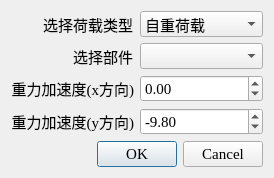
<?xml version="1.0" encoding="UTF-8"?>
<ui version="4.0">
 <class>NewLoadDialog</class>
 <widget class="QDialog" name="NewLoadDialog">
  <property name="geometry">
   <rect>
    <x>0</x>
    <y>0</y>
    <width>274</width>
    <height>161</height>
   </rect>
  </property>
  <property name="font">
   <font>
    <family>Times New Roman</family>
    <pointsize>11</pointsize>
   </font>
  </property>
  <property name="windowTitle">
   <string>输入荷载参数</string>
  </property>
  <layout class="QVBoxLayout" name="verticalLayout">
   <item>
    <layout class="QFormLayout" name="formLayout">
     <item row="0" column="0">
      <widget class="QLabel" name="label">
       <property name="minimumSize">
        <size>
         <width>122</width>
         <height>0</height>
        </size>
       </property>
       <property name="text">
        <string>选择荷载类型</string>
       </property>
       <property name="alignment">
        <set>Qt::AlignRight|Qt::AlignTrailing|Qt::AlignVCenter</set>
       </property>
      </widget>
     </item>
     <item row="0" column="1">
      <widget class="QComboBox" name="LoadType">
       <item>
        <property name="text">
         <string>自重荷载</string>
        </property>
       </item>
       <item>
        <property name="text">
         <string>边界分布荷载</string>
        </property>
       </item>
      </widget>
     </item>
     <item row="1" column="0">
      <widget class="QLabel" name="PartLabel">
       <property name="minimumSize">
        <size>
         <width>122</width>
         <height>0</height>
        </size>
       </property>
       <property name="text">
        <string>选择部件</string>
       </property>
       <property name="alignment">
        <set>Qt::AlignRight|Qt::AlignTrailing|Qt::AlignVCenter</set>
       </property>
      </widget>
     </item>
     <item row="1" column="1">
      <widget class="QComboBox" name="Part"/>
     </item>
     <item row="2" column="0">
      <widget class="QLabel" name="GravityLabel">
       <property name="text">
        <string>重力加速度(x方向)</string>
       </property>
       <property name="alignment">
        <set>Qt::AlignRight|Qt::AlignTrailing|Qt::AlignVCenter</set>
       </property>
      </widget>
     </item>
     <item row="2" column="1">
      <widget class="QDoubleSpinBox" name="GX">
       <property name="alignment">
        <set>Qt::AlignLeading|Qt::AlignLeft|Qt::AlignVCenter</set>
       </property>
       <property name="minimum">
        <double>-10000000000.000000000000000</double>
       </property>
       <property name="maximum">
        <double>10000000000.000000000000000</double>
       </property>
       <property name="singleStep">
        <double>0.100000000000000</double>
       </property>
       <property name="value">
        <double>0.000000000000000</double>
       </property>
      </widget>
     </item>
     <item row="3" column="0">
      <widget class="QLabel" name="GravityLabel_2">
       <property name="text">
        <string>重力加速度(y方向)</string>
       </property>
       <property name="alignment">
        <set>Qt::AlignRight|Qt::AlignTrailing|Qt::AlignVCenter</set>
       </property>
      </widget>
     </item>
     <item row="3" column="1">
      <widget class="QDoubleSpinBox" name="GY">
       <property name="alignment">
        <set>Qt::AlignLeading|Qt::AlignLeft|Qt::AlignVCenter</set>
       </property>
       <property name="minimum">
        <double>-10000000000.000000000000000</double>
       </property>
       <property name="maximum">
        <double>10000000000.000000000000000</double>
       </property>
       <property name="singleStep">
        <double>0.100000000000000</double>
       </property>
       <property name="value">
        <double>-9.800000000000001</double>
       </property>
      </widget>
     </item>
    </layout>
   </item>
   <item>
    <widget class="QDialogButtonBox" name="buttonBox">
     <property name="orientation">
      <enum>Qt::Horizontal</enum>
     </property>
     <property name="standardButtons">
      <set>QDialogButtonBox::Cancel|QDialogButtonBox::Ok</set>
     </property>
    </widget>
   </item>
  </layout>
 </widget>
 <resources/>
 <connections>
  <connection>
   <sender>buttonBox</sender>
   <signal>accepted()</signal>
   <receiver>NewLoadDialog</receiver>
   <slot>accept()</slot>
   <hints>
    <hint type="sourcelabel">
     <x>248</x>
     <y>254</y>
    </hint>
    <hint type="destinationlabel">
     <x>157</x>
     <y>274</y>
    </hint>
   </hints>
  </connection>
  <connection>
   <sender>buttonBox</sender>
   <signal>rejected()</signal>
   <receiver>NewLoadDialog</receiver>
   <slot>reject()</slot>
   <hints>
    <hint type="sourcelabel">
     <x>316</x>
     <y>260</y>
    </hint>
    <hint type="destinationlabel">
     <x>286</x>
     <y>274</y>
    </hint>
   </hints>
  </connection>
 </connections>
</ui>
